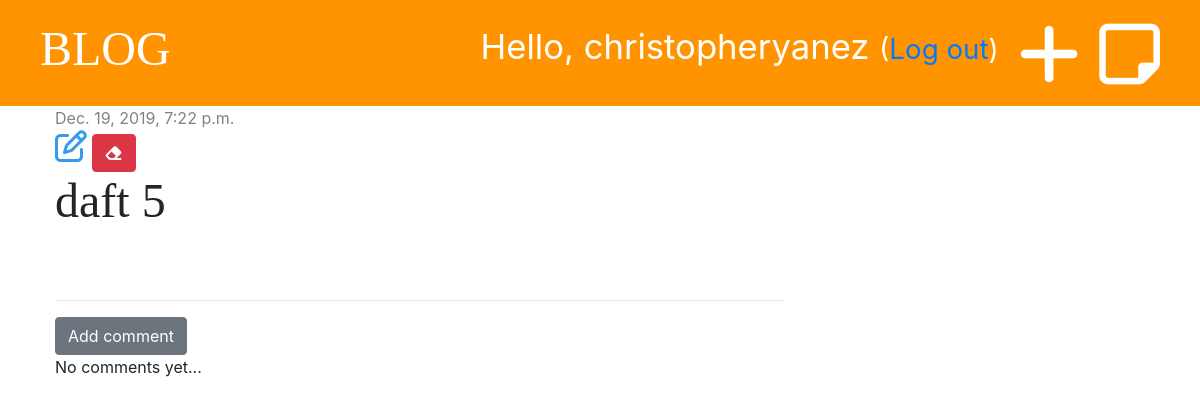
The app's page /post/7/ (signed in), older data.
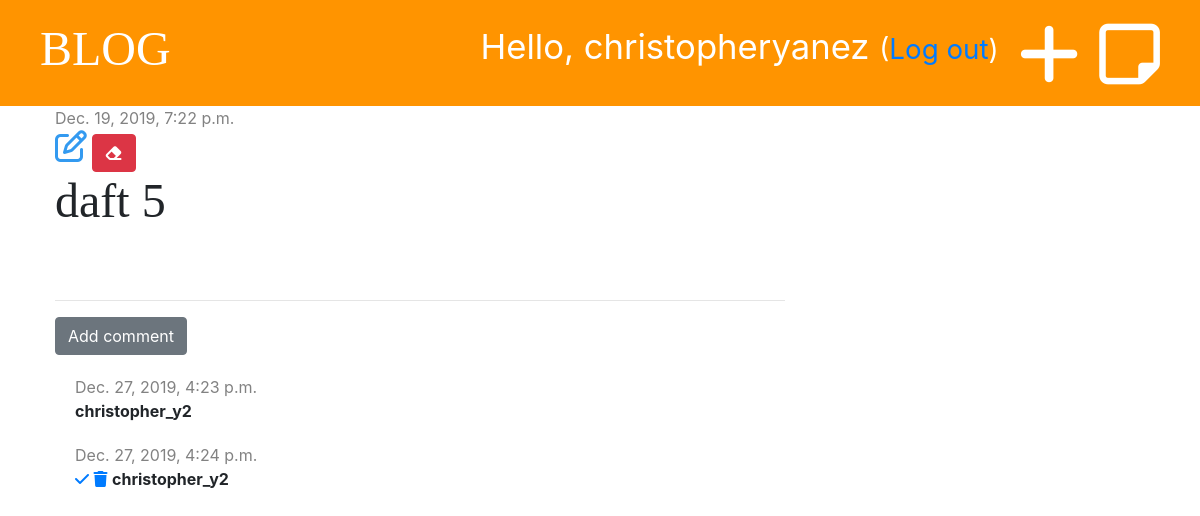
The same page, newer data.
### blog/models.py (models this page shows, shortened)
class Comment(models.Model):
    post = models.ForeignKey('blog.Post', on_delete=models.CASCADE, related_name='comments')
    author = models.CharField(max_length=200)
    text = models.TextField()
    created_date = models.DateTimeField(default=timezone.now)
    approved = models.BooleanField(default=False)

### blog/views.py (the view)
# urls.py: path('post/<int:pk>/', views.post_detail, name='post_detail'),
def post_detail(request, pk):
    post = get_object_or_404(Post, pk=pk)
    stuff_for_frontend = {'post': post}
    return render(request, 'blog/post_detail.html', stuff_for_frontend)

### blog/templatetags/markdownify.py (called while the page is built)
@register.filter
def markdown(value):
    renderer = HighlightRenderer()
    markdown = mistune.Markdown(renderer=renderer)
    return markdown(value)

### blog/templates/blog/post_detail.html (shortened to what this page needs)
{% extends 'blog/base.html' %}
{% load markdownify %}
{% block content %}
    <div class="post">
        {% if post.published_date %}
            <div class="date">
                {{ post.published_date }}
            </div>
        {% else %}
            <a href="{% url 'post_publish' pk=post.pk %}" class="btn btn-primary">Publish</a>
        {% endif %}
        {% if user.is_authenticated %}
            <a href="{% url 'post_edit' pk=post.pk %}"><i class="far fa-edit fa-2x" style="color: #339af0"></i></a>
        {% endif %}
        <a href="{% url 'post_delete' pk=post.pk %}" class="btn btn-danger"
           onclick="return confirm('Are you sure you want to delete this post?')">
            <i class="fas fa-eraser"></i>
        </a>
        <h1>{{ post.title }}</h1>
    </div>
    <hr>
    <a href="{% url 'add_comment_to_post' pk=post.pk %}" class="btn btn-secondary">Add comment</a>
    {% for comment in post.comments.all %}
        {% if user.is_authenticated or comment.approved %}
            <div class="comment">
                <div class="date">
                    {{ comment.created_date }}
                </div>
                {% if not comment.approved and user.is_superuser %}
                    <a href="{% url 'comment_approve' pk=comment.pk %}"><i class="fas fa-check"></i></a>
                    <a href="{% url 'comment_remove' pk=comment.pk %}"><i class="fas fa-trash"></i></a>
                {% endif %}
                <strong>{{ comment.author }}</strong>
            </div>
        {% endif %}
    {% empty %}
        <p>No comments yet...</p>
    {% endfor %}
{% endblock %}

Row changes from the older to the newer data that the page shows:
added Comment: created_date "Dec. 27, 2019, 4:23 p.m.", author "christopher_y2"
added Comment: created_date "Dec. 27, 2019, 4:24 p.m.", approved False (drawn), author "christopher_y2"
Text that changed along with them:
text no longer shown: "No comments yet..."
